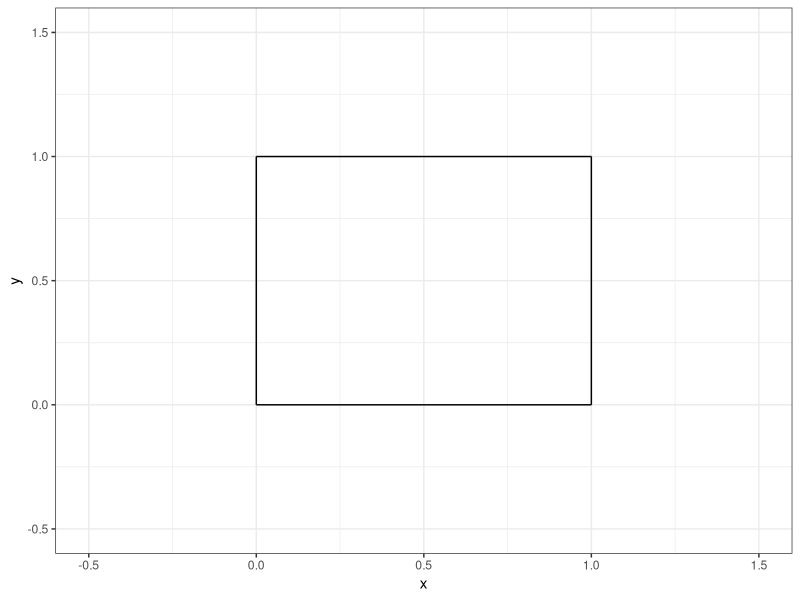

Write the R code that produced this figure.
## ---- chunk 1
#| echo: false

default_chunk_hook  <- knitr::knit_hooks$get("chunk")

latex_font_size <- c("Huge", "huge", "LARGE", "Large", 
                     "large", "normalsize", "small", 
                     "footnotesize", "scriptsize", "tiny")

knitr::knit_hooks$set(chunk = function(x, options) {
  x <- default_chunk_hook(x, options)
  if(options$size %in% latex_font_size) {
    paste0("\n \\", options$size, "\n\n", 
      x, 
      "\n\n \\normalsize"
    )
  } else {
    x
  }
})

## ---- chunk 2
#| label: load-packages
#| include: false
library(tidyverse)
## ---- chunk 3
#| label: fig-unitsquare
#| fig-cap: "The unit square."
#| fig-width: 3
#| fig-height: 3
#| scale: "80%"
#| fig-align: "center"
#| size: "scriptsize"
p0 <- c(0, 0)
p1 <- c(1, 0)
p2 <- c(1, 1)
p3 <- c(0, 1)
ggplot() +
  geom_segment(aes(x = p0[1], y = p0[2], xend = p1[1], yend = p1[2])) +
  geom_segment(aes(x = p1[1], y = p1[2], xend = p2[1], yend = p2[2])) +
  geom_segment(aes(x = p2[1], y = p2[2], xend = p3[1], yend = p3[2])) +
  geom_segment(aes(x = p3[1], y = p3[2], xend = p0[1], yend = p0[2])) +
  theme_bw() +
  xlim(-0.5, 1.5) +
  ylim(-0.5, 1.5) +
  labs(x = "x", y = "y")
